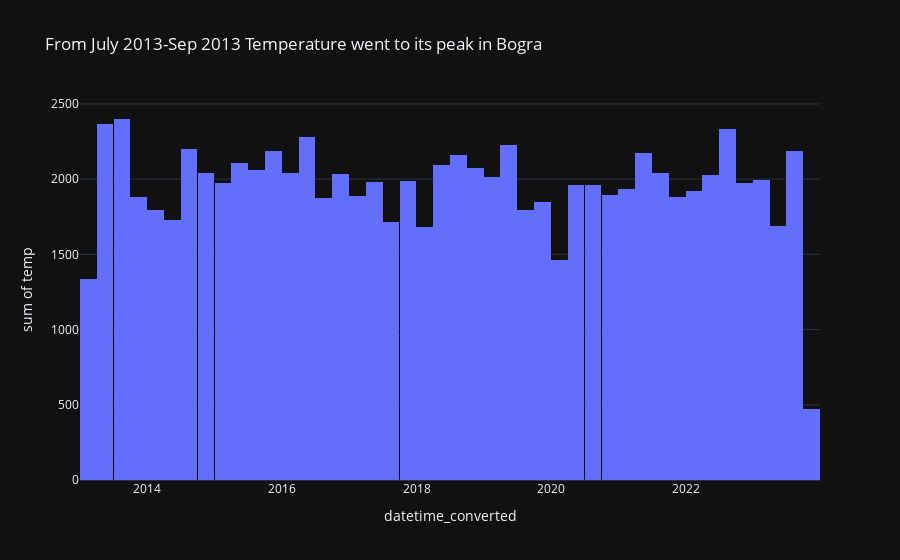

Source (notebook cell):
### Code cell
fig=px.histogram(df,x='datetime_converted',y='temp',title='From July 2013-Sep 2013 Temperature went to its peak in Bogra',template='plotly_dark')
fig.show()

### Figure 1 — Plotly figure (JSON) as saved in the notebook; plotly's stock layout.template omitted (floating-point values rounded to 4 significant figures; data arrays with more than 128 entries replaced by an {"elided": "..."} marker saying what was removed)
{"data": [{"alignmentgroup": "True", "bingroup": "x", "histfunc": "sum", "hovertemplate": "datetime_converted=%{x}<br>sum of temp=%{y}<extra></extra>", "legendgroup": "", "marker": {"color": "#636efa", "pattern": {"shape": ""}}, "name": "", "offsetgroup": "", "orientation": "v", "showlegend": false, "type": "histogram", "x": {"elided": "3326 str values"}, "xaxis": "x", "y": {"elided": "3326 float values"}, "yaxis": "y"}], "layout": {"autosize": true, "barmode": "relative", "legend": {"tracegroupgap": 0}, "title": {"text": "From July 2013-Sep 2013 Temperature went to its peak in Bogra"}, "xaxis": {"anchor": "y", "autorange": true, "domain": [0, 1], "range": ["2012-12-31 06:00", "2023-12-30 18:00"], "title": {"text": "datetime_converted"}, "type": "date"}, "yaxis": {"anchor": "x", "autorange": true, "domain": [0, 1], "range": [0, 2526.0], "title": {"text": "sum of temp"}, "type": "linear"}}}
